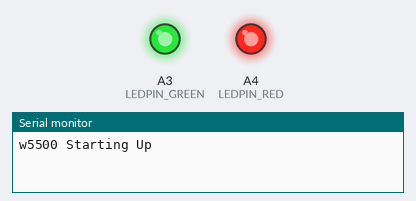
Bench run of a sketch on a simulated Arduino Uno, built for the host (arithmetic inside an expression is 32-bit, double 64-bit). Shown: output pins drawn as LEDs (lit = HIGH), the last lines printed to the serial monitor. WiFi joins after 1.5 s; servers stay silent unless stated. At 7.2 s the program stops and its outputs stay as they are.

Above: at 0.1 s.
At 2.6 s:
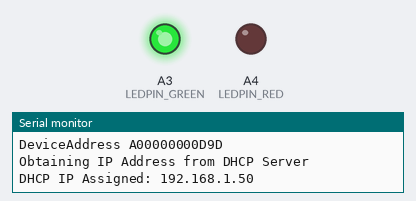
At 7.3 s:
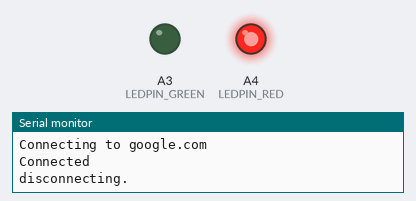
Timing chart, 0 to 8.7 s (numbered marks = the images above):
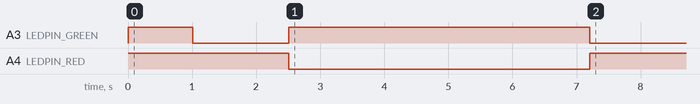

Measured:
- by itself, A3 (LEDPIN_GREEN): HIGH → LOW at 1.0 s, → HIGH 1.5 s later, → LOW 4.7 s later
- by itself, A4 (LEDPIN_RED): HIGH → LOW at 2.5 s, → HIGH 4.7 s later

The sketch:

w5500.ino
```cpp
/*
 *  w5500 example
 *  Written by David Dold
 *
 *  PIN OUTS for Atmel328
 *  SCK   13 - 2
 *  M1S0  12 - 8
 *  M0S1  11 - 6
 *  SS    10 - 5
 *  RST   3  - 3
 *
 * TROUBLE SHOOTING
 *  Confirm Arduino has SS correct for your processor
 *  .\Arduino\libraries\Ethernet2\src\w5500.cpp
 *
      void W5500Class::init(uint8_t ss_pin)
      {
        //Confirm Arduino sees correct processor
        Serial.print("W5500Class::init: ss_pin: ");
        Serial.println(ss_pin);

        SPI_CS = ss_pin;

        delay(1000);
        initSS();
        SPI.begin();
        w5500.swReset();
        for (int i=0; i<MAX_SOCK_NUM; i++) {
          uint8_t cntl_byte = (0x0C + (i<<5));
          write( 0x1E, cntl_byte, 2); //0x1E - Sn_RXBUF_SIZE
          write( 0x1F, cntl_byte, 2); //0x1F - Sn_TXBUF_SIZE
        }
      }
 *
 *
 *  (optional)
 *  Name your device changes to dhcp.h and dhcp.cpp
 *  .\Arduino\libraries\Ethernet2\src\dhcp.h
 *  //#define HOST_NAME "WIZnet"
 *   #define HOST_NAME "w5500-Test"
 *
 *  .\Arduino\libraries\Ethernet2\src\dhcp.cpp
        buffer[16] = hostName;
        buffer[17] = strlen(HOST_NAME) + 6; // length of hostname + last 3 bytes of mac address
        buffer[17] = strlen(HOST_NAME);
        strcpy((char*)&(buffer[18]), HOST_NAME);

        //printByte((char*)&(buffer[24]), _dhcpMacAddr[3]);
        //printByte((char*)&(buffer[26]), _dhcpMacAddr[4]);
        //printByte((char*)&(buffer[28]), _dhcpMacAddr[5]);

 *
 */


#include <SPI.h>
#include <Ethernet2.h>

//analog pins
#define LEDPIN_GREEN A3
#define LEDPIN_RED A4
//housekeeping
#define RESET_W5500 3
#define DEBUG true

byte mac[] = { 0xA0, 0x00, 0x00, 0x00, 0x0d, 0x9D }; //physical mac address
char server[] = { "google.com" };

bool bIPAssigned=false;
byte heartBeat;

EthernetClient client;

void setup()
{
  //setup pins
  pinMode(LEDPIN_RED, OUTPUT);
  pinMode(LEDPIN_GREEN, OUTPUT);
  pinMode(RESET_W5500, INPUT);

  heartBeat=0;
  digitalWrite(LEDPIN_RED, HIGH);
  digitalWrite(LEDPIN_GREEN, HIGH);
  digitalWrite(RESET_W5500, LOW);

  if (DEBUG){
    Serial.begin(9600);
    Serial.println(F("w5500 Starting Up"));
  }
  //w5500 hardware reset
  pinMode(RESET_W5500, OUTPUT);
  digitalWrite(RESET_W5500, HIGH);
  delay(5);
  digitalWrite(RESET_W5500, LOW);
  delay(500);
  pinMode(RESET_W5500, INPUT);
  delay(500);

  if (DEBUG){
      printMACAddress();
      Serial.println(F("Obtaining IP Address from DHCP Server"));
  }
  digitalWrite(LEDPIN_RED, HIGH);
  digitalWrite(LEDPIN_GREEN, LOW);

  int iBeginResult=Ethernet.begin(mac);
  digitalWrite(LEDPIN_GREEN, LOW);
  if (iBeginResult == 0) {
    if (DEBUG)
      Serial.print(F("Failed to configure Ethernet using DHCP"));
  }
  else
  {
      if (DEBUG){
        printIPAddress();
        Serial.println();
      }
      bIPAssigned=true;
      digitalWrite(LEDPIN_RED, LOW);
      digitalWrite(LEDPIN_GREEN, HIGH);

      delay(1000);
      if (DEBUG){
        Serial.print(F("Connecting to "));
        Serial.println(server);
      }
      delay(1000);

      int iConnect=client.connect(server, 80);
      if (iConnect==1) {
          digitalWrite(LEDPIN_GREEN, HIGH);
          if (DEBUG)
            Serial.println("Connected");
      } else {
          if (DEBUG){
            Serial.print(F("Failed: "));
            Serial.println(iConnect);
          }
      }
  }


}

void loop()
{
  if (bIPAssigned)
  {

    if (DEBUG){
      if (client.available()) {
        char c = client.read();
        Serial.print(c);
      }
    }

    if (!client.connected()) {
      digitalWrite(LEDPIN_GREEN, LOW);
      digitalWrite(LEDPIN_RED, HIGH);

      if (DEBUG){
        Serial.println();
        Serial.println(F("disconnecting."));
      }
      client.stop();
      while(true);
    }
    delay(2500);

  }
}

void printIPAddress()
{
  Serial.print(F("DHCP IP Assigned: "));
  for (byte thisByte = 0; thisByte < 4; thisByte++) {
    // print the value of each byte of the IP address:
    Serial.print(Ethernet.localIP()[thisByte], DEC);
    if (thisByte<3)
      Serial.print(".");
  }
  Serial.println();
}

void printMACAddress()
{
  Serial.print(F("DeviceAddress "));
  for (byte thisByte = 0; thisByte < 6; thisByte++) {
    printHex(mac[thisByte],2);
  }
  Serial.println();
}


void printHex(int num, int precision)
{
     char tmp[16];
     char format[128];

     sprintf(format, "%%.%dX", precision);

     sprintf(tmp, format, num);
     Serial.print(tmp);
}
```
